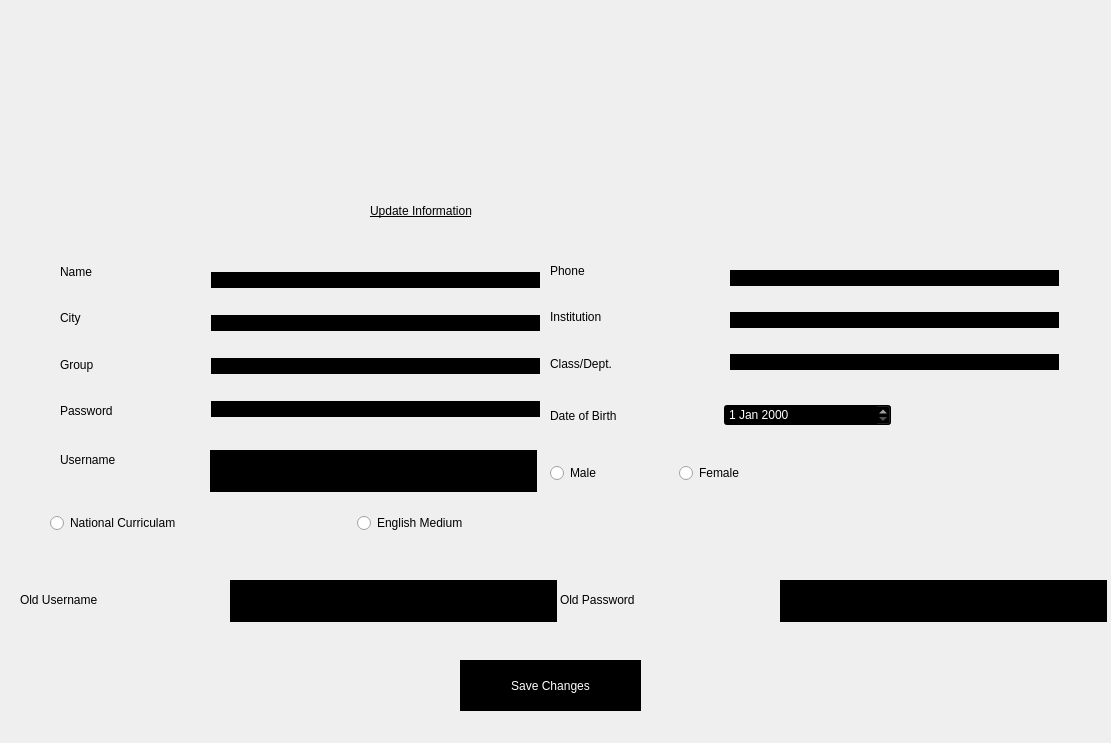
<?xml version="1.0" encoding="UTF-8"?>
<ui version="4.0">
 <class>gupdate</class>
 <widget class="QDialog" name="gupdate">
  <property name="geometry">
   <rect>
    <x>0</x>
    <y>0</y>
    <width>1111</width>
    <height>743</height>
   </rect>
  </property>
  <property name="windowTitle">
   <string>Update</string>
  </property>
  <property name="styleSheet">
   <string notr="true">*{background-image: url(:/img/img/inside.jpg);}
QMessageBox{
    font: 87 10pt &quot;Segoe UI Black&quot;;
}
QPushButton:pressed{
	background-color: rgb(255, 212, 39);
   border-radius:6px;
}</string>
  </property>
  <widget class="QLabel" name="label_4">
   <property name="geometry">
    <rect>
     <x>430</x>
     <y>10</y>
     <width>201</width>
     <height>101</height>
    </rect>
   </property>
   <property name="text">
    <string/>
   </property>
   <property name="pixmap">
    <pixmap resource="resources.qrc">:/img/img/icon.png</pixmap>
   </property>
  </widget>
  <widget class="QWidget" name="layoutWidget">
   <property name="geometry">
    <rect>
     <x>730</x>
     <y>250</y>
     <width>329</width>
     <height>140</height>
    </rect>
   </property>
   <layout class="QVBoxLayout" name="verticalLayout_5">
    <item>
     <widget class="QLineEdit" name="lineEdit_phone_2">
      <property name="styleSheet">
       <string notr="true">*{
background:black;
color:white;
font: 87 15pt &quot;Segoe UI Black&quot;;
border:black;
}</string>
      </property>
     </widget>
    </item>
    <item>
     <widget class="QLineEdit" name="lineEdit_inst_2">
      <property name="styleSheet">
       <string notr="true">*{
background:black;
color:white;
font: 87 15pt &quot;Segoe UI Black&quot;;
border:black;
}</string>
      </property>
     </widget>
    </item>
    <item>
     <widget class="QLineEdit" name="lineEdit_class_2">
      <property name="styleSheet">
       <string notr="true">*{
background:black;
color:white;
font: 87 15pt &quot;Segoe UI Black&quot;;
border:black;
}</string>
      </property>
     </widget>
    </item>
   </layout>
  </widget>
  <widget class="QWidget" name="layoutWidget_2">
   <property name="geometry">
    <rect>
     <x>550</x>
     <y>390</y>
     <width>341</width>
     <height>51</height>
    </rect>
   </property>
   <layout class="QHBoxLayout" name="horizontalLayout_4">
    <item>
     <widget class="QLabel" name="label_3">
      <property name="styleSheet">
       <string notr="true">font: 87 15pt &quot;Segoe UI Black&quot;;</string>
      </property>
      <property name="text">
       <string>Date of Birth</string>
      </property>
     </widget>
    </item>
    <item>
     <widget class="QDateEdit" name="dateEdit_2">
      <property name="styleSheet">
       <string notr="true">background:black;
color:white;
font: 87 10pt &quot;Segoe UI Black&quot;;</string>
      </property>
     </widget>
    </item>
   </layout>
  </widget>
  <widget class="QWidget" name="layoutWidget_4">
   <property name="geometry">
    <rect>
     <x>211</x>
     <y>251</y>
     <width>329</width>
     <height>188</height>
    </rect>
   </property>
   <layout class="QVBoxLayout" name="verticalLayout_6">
    <item>
     <widget class="QLineEdit" name="lineEdit_name_2">
      <property name="styleSheet">
       <string notr="true">*{
background:black;
color:white;
font: 87 15pt &quot;Segoe UI Black&quot;;
border:black;
}</string>
      </property>
     </widget>
    </item>
    <item>
     <widget class="QLineEdit" name="lineEdit_city_2">
      <property name="styleSheet">
       <string notr="true">*{
background:black;
color:white;
font: 87 15pt &quot;Segoe UI Black&quot;;
border:black;
}</string>
      </property>
     </widget>
    </item>
    <item>
     <widget class="QLineEdit" name="lineEdit_group_2">
      <property name="styleSheet">
       <string notr="true">*{
background:black;
color:white;
font: 87 15pt &quot;Segoe UI Black&quot;;
border:black;
}</string>
      </property>
     </widget>
    </item>
    <item>
     <widget class="QLineEdit" name="lineEdit_pass_2">
      <property name="styleSheet">
       <string notr="true">*{
background:black;
color:white;
font: 87 15pt &quot;Segoe UI Black&quot;;
border:black;
}</string>
      </property>
     </widget>
    </item>
   </layout>
  </widget>
  <widget class="QLabel" name="label">
   <property name="geometry">
    <rect>
     <x>370</x>
     <y>190</y>
     <width>331</width>
     <height>41</height>
    </rect>
   </property>
   <property name="styleSheet">
    <string notr="true">font: 87 10pt &quot;Segoe UI Black&quot;;
text-decoration: underline;
font:87 15pt &quot;Segoe UI Black&quot;;</string>
   </property>
   <property name="text">
    <string>Update Information</string>
   </property>
  </widget>
  <widget class="QWidget" name="layoutWidget_5">
   <property name="geometry">
    <rect>
     <x>60</x>
     <y>251</y>
     <width>145</width>
     <height>180</height>
    </rect>
   </property>
   <layout class="QVBoxLayout" name="verticalLayout_7">
    <item>
     <widget class="QLabel" name="label_name_2">
      <property name="styleSheet">
       <string notr="true">font: 87 15pt &quot;Segoe UI Black&quot;;</string>
      </property>
      <property name="text">
       <string>Name</string>
      </property>
     </widget>
    </item>
    <item>
     <widget class="QLabel" name="label_city_2">
      <property name="styleSheet">
       <string notr="true">font: 87 15pt &quot;Segoe UI Black&quot;;</string>
      </property>
      <property name="text">
       <string>City</string>
      </property>
     </widget>
    </item>
    <item>
     <widget class="QLabel" name="label_group_2">
      <property name="styleSheet">
       <string notr="true">font: 87 15pt &quot;Segoe UI Black&quot;;</string>
      </property>
      <property name="text">
       <string>Group</string>
      </property>
     </widget>
    </item>
    <item>
     <widget class="QLabel" name="label_pass_2">
      <property name="styleSheet">
       <string notr="true">font: 87 15pt &quot;Segoe UI Black&quot;;</string>
      </property>
      <property name="text">
       <string>Password</string>
      </property>
     </widget>
    </item>
   </layout>
  </widget>
  <widget class="QWidget" name="layoutWidget_3">
   <property name="geometry">
    <rect>
     <x>50</x>
     <y>500</y>
     <width>608</width>
     <height>46</height>
    </rect>
   </property>
   <layout class="QHBoxLayout" name="horizontalLayout_5">
    <item>
     <widget class="QRadioButton" name="radioButton_5">
      <property name="styleSheet">
       <string notr="true">font: 87 15pt &quot;Segoe UI Black&quot;;</string>
      </property>
      <property name="text">
       <string>National Curriculam</string>
      </property>
     </widget>
    </item>
    <item>
     <widget class="QRadioButton" name="radioButton_6">
      <property name="styleSheet">
       <string notr="true">font: 87 15pt &quot;Segoe UI Black&quot;;</string>
      </property>
      <property name="text">
       <string>English Medium</string>
      </property>
     </widget>
    </item>
   </layout>
  </widget>
  <widget class="QLabel" name="label_un">
   <property name="geometry">
    <rect>
     <x>60</x>
     <y>440</y>
     <width>151</width>
     <height>40</height>
    </rect>
   </property>
   <property name="styleSheet">
    <string notr="true">font: 87 15pt &quot;Segoe UI Black&quot;;</string>
   </property>
   <property name="text">
    <string>Username</string>
   </property>
  </widget>
  <widget class="QPushButton" name="pushButton_update">
   <property name="geometry">
    <rect>
     <x>460</x>
     <y>660</y>
     <width>181</width>
     <height>51</height>
    </rect>
   </property>
   <property name="styleSheet">
    <string notr="true">QPushButton
{
background:black;
color:white;
font: 87 13pt &quot;Segoe UI Black&quot;;
border:black;
}
QPushButton:pressed{
	
	background-color: rgb(182, 11, 42);
   border-radius:6px;
}
QPushButton:hover{
	
	background-color: grey;
   border-radius:6px;
}</string>
   </property>
   <property name="text">
    <string>Save Changes</string>
   </property>
  </widget>
  <widget class="QWidget" name="layoutWidget_7">
   <property name="geometry">
    <rect>
     <x>550</x>
     <y>450</y>
     <width>252</width>
     <height>46</height>
    </rect>
   </property>
   <layout class="QHBoxLayout" name="horizontalLayout_6">
    <item>
     <widget class="QRadioButton" name="radioButton_7">
      <property name="styleSheet">
       <string notr="true">font: 87 15pt &quot;Segoe UI Black&quot;;</string>
      </property>
      <property name="text">
       <string>Male</string>
      </property>
     </widget>
    </item>
    <item>
     <widget class="QRadioButton" name="radioButton_8">
      <property name="styleSheet">
       <string notr="true">font: 87 15pt &quot;Segoe UI Black&quot;;</string>
      </property>
      <property name="text">
       <string>Female</string>
      </property>
     </widget>
    </item>
   </layout>
  </widget>
  <widget class="QLineEdit" name="lineEdit_un">
   <property name="geometry">
    <rect>
     <x>210</x>
     <y>450</y>
     <width>327</width>
     <height>42</height>
    </rect>
   </property>
   <property name="styleSheet">
    <string notr="true">*{
background:black;
color:white;
font: 87 15pt &quot;Segoe UI Black&quot;;
border:black;
}</string>
   </property>
  </widget>
  <widget class="QWidget" name="layoutWidget_6">
   <property name="geometry">
    <rect>
     <x>550</x>
     <y>250</y>
     <width>172</width>
     <height>134</height>
    </rect>
   </property>
   <layout class="QVBoxLayout" name="verticalLayout_8">
    <item>
     <widget class="QLabel" name="label_phone_2">
      <property name="styleSheet">
       <string notr="true">font: 87 15pt &quot;Segoe UI Black&quot;;</string>
      </property>
      <property name="text">
       <string>Phone</string>
      </property>
     </widget>
    </item>
    <item>
     <widget class="QLabel" name="label_ins_2">
      <property name="styleSheet">
       <string notr="true">font: 87 15pt &quot;Segoe UI Black&quot;;</string>
      </property>
      <property name="text">
       <string>Institution</string>
      </property>
     </widget>
    </item>
    <item>
     <widget class="QLabel" name="label_class_2">
      <property name="styleSheet">
       <string notr="true">font: 87 15pt &quot;Segoe UI Black&quot;;</string>
      </property>
      <property name="text">
       <string>Class/Dept.</string>
      </property>
     </widget>
    </item>
   </layout>
  </widget>
  <widget class="QPushButton" name="pushButton">
   <property name="geometry">
    <rect>
     <x>1000</x>
     <y>10</y>
     <width>101</width>
     <height>61</height>
    </rect>
   </property>
   <property name="styleSheet">
    <string notr="true">*{image: url(:/img/img/backbutoonyblack.jpg);
border:white}
QPushButton:pressed{
	
	background-color: rgb(182, 11, 42);
   border-radius:6px;
}</string>
   </property>
   <property name="text">
    <string/>
   </property>
  </widget>
  <widget class="QLabel" name="label_pass_3">
   <property name="geometry">
    <rect>
     <x>20</x>
     <y>580</y>
     <width>211</width>
     <height>40</height>
    </rect>
   </property>
   <property name="styleSheet">
    <string notr="true">font: 87 15pt &quot;Segoe UI Black&quot;;</string>
   </property>
   <property name="text">
    <string>Old Username</string>
   </property>
  </widget>
  <widget class="QLineEdit" name="lineEdit_ou">
   <property name="geometry">
    <rect>
     <x>230</x>
     <y>580</y>
     <width>327</width>
     <height>42</height>
    </rect>
   </property>
   <property name="styleSheet">
    <string notr="true">*{
background:black;
color:white;
font: 87 15pt &quot;Segoe UI Black&quot;;
border:black;
}</string>
   </property>
  </widget>
  <widget class="QLineEdit" name="lineEdit_op">
   <property name="geometry">
    <rect>
     <x>780</x>
     <y>580</y>
     <width>327</width>
     <height>42</height>
    </rect>
   </property>
   <property name="styleSheet">
    <string notr="true">*{
background:black;
color:white;
font: 87 15pt &quot;Segoe UI Black&quot;;
border:black;
}</string>
   </property>
  </widget>
  <widget class="QLabel" name="label_pass_4">
   <property name="geometry">
    <rect>
     <x>560</x>
     <y>580</y>
     <width>201</width>
     <height>40</height>
    </rect>
   </property>
   <property name="styleSheet">
    <string notr="true">font: 87 15pt &quot;Segoe UI Black&quot;;</string>
   </property>
   <property name="text">
    <string>Old Password</string>
   </property>
  </widget>
 </widget>
 <resources>
  <include location="resources.qrc"/>
 </resources>
 <connections/>
</ui>
